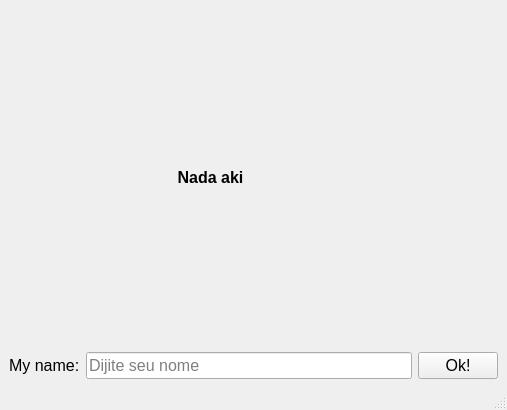
<?xml version="1.0" encoding="UTF-8"?>
<ui version="4.0">
 <class>MainWindow</class>
 <widget class="QMainWindow" name="MainWindow">
  <property name="geometry">
   <rect>
    <x>0</x>
    <y>0</y>
    <width>507</width>
    <height>410</height>
   </rect>
  </property>
  <property name="windowTitle">
   <string>MainWindow</string>
  </property>
  <widget class="QWidget" name="centralwidget">
   <layout class="QHBoxLayout" name="horizontalLayout_2">
    <item>
     <layout class="QGridLayout" name="gridLayout">
      <item row="1" column="2">
       <widget class="QPushButton" name="pushButton">
        <property name="font">
         <font>
          <pointsize>12</pointsize>
         </font>
        </property>
        <property name="text">
         <string>Ok!</string>
        </property>
       </widget>
      </item>
      <item row="1" column="1">
       <layout class="QGridLayout" name="gridLayout_2">
        <item row="0" column="1">
         <widget class="QLabel" name="LabelName">
          <property name="font">
           <font>
            <pointsize>12</pointsize>
           </font>
          </property>
          <property name="text">
           <string>My name:</string>
          </property>
         </widget>
        </item>
        <item row="0" column="2">
         <widget class="QLineEdit" name="LineName">
          <property name="font">
           <font>
            <pointsize>12</pointsize>
           </font>
          </property>
          <property name="placeholderText">
           <string>Dijite seu nome</string>
          </property>
         </widget>
        </item>
       </layout>
      </item>
      <item row="0" column="1">
       <widget class="QLabel" name="LabelResult">
        <property name="font">
         <font>
          <family>Arial</family>
          <pointsize>12</pointsize>
          <bold>true</bold>
         </font>
        </property>
        <property name="text">
         <string>Nada aki</string>
        </property>
        <property name="alignment">
         <set>Qt::AlignmentFlag::AlignCenter</set>
        </property>
       </widget>
      </item>
     </layout>
    </item>
   </layout>
  </widget>
  <widget class="QMenuBar" name="menubar">
   <property name="geometry">
    <rect>
     <x>0</x>
     <y>0</y>
     <width>507</width>
     <height>22</height>
    </rect>
   </property>
  </widget>
  <widget class="QStatusBar" name="statusbar"/>
 </widget>
 <resources/>
 <connections/>
</ui>
